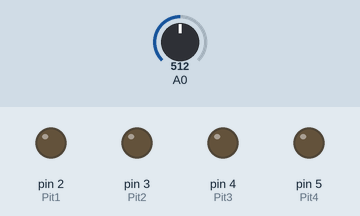
Bench run of a sketch on a simulated Arduino Uno, built with avr-gcc and run on an emulated ATmega328P. Shown: output pins drawn as LEDs (lit = HIGH). Inputs (shaded band) come from the test bench; at power-on: A0 = 512.

Above: at 1.2 s.
1.3 s: A0 set to 863
2.8 s: A0 set to 870
At 3.1 s:
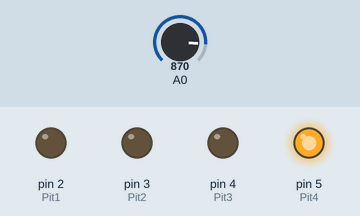
4.3 s: A0 set to 1000
At 5.5 s:
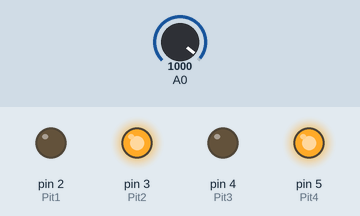
5.8 s: A0 set to 1018
At 6.8 s:
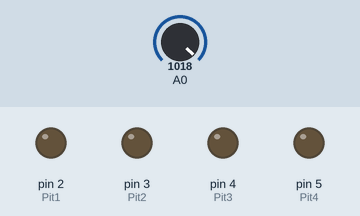
7.3 s: A0 set to 1015
At 8.0 s:
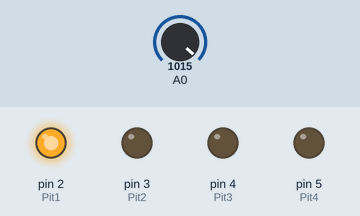
8.8 s: A0 set to 1023
At 9.2 s:
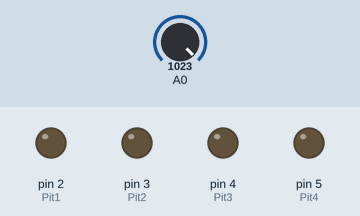
Timing chart, 0 to 11.3 s (numbered marks = the images above; inputs shaded):
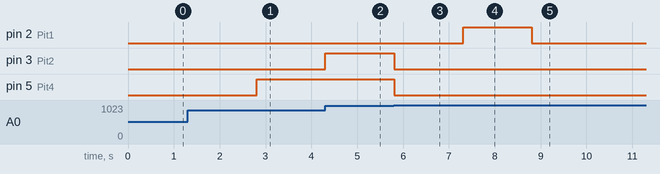

Measured:
- the behaviour switches between 869 and 870 on A0 (found by bisection; images 0 and 1)
- the behaviour switches between 1016 and 1015 on A0 (found by bisection; images 3 and 4)
- after the input at 1.3 s, every drawn part: stays the same
- after the input at 2.8 s, pin 5 (Pit4): LOW → HIGH at once
- after the input at 4.3 s, pin 3 (Pit2): LOW → HIGH at once
- after the input at 5.8 s, pin 3 (Pit2), pin 5 (Pit4): HIGH → LOW at once
- after the input at 7.3 s, pin 2 (Pit1): LOW → HIGH at once
- after the input at 8.8 s, pin 2 (Pit1): HIGH → LOW at once

The sketch:

Code.ino
```cpp
// Initial Date:  09-09-2016
// Project name:  Broodrooster Prime
// Filename:      kookplaat
// Description:   Building a stove


const int Pit1 = 2;
const int Pit2 = 3;
const int Pit3 = 4;
const int Pit4 = 5;

int buttonValue;

void setup()
{
  pinMode(Pit1, OUTPUT);
  pinMode(Pit2, OUTPUT);
  pinMode(Pit3, OUTPUT);
  pinMode(Pit4, OUTPUT);
}

void loop()
{
  buttonValue = analogRead(A0);

  if (buttonValue>=1010 && buttonValue<=1015){
    digitalWrite(Pit1, HIGH);
  }

  else if (buttonValue>=1000 && buttonValue<=1008){
    digitalWrite(Pit2, HIGH);
  }

  else if (buttonValue>=990  && buttonValue<=998){
    digitalWrite(Pit3, HIGH);
  }

  else if (buttonValue>=870  && buttonValue<=880){
    digitalWrite(Pit4, HIGH);
  }

  else{
    digitalWrite(Pit1, LOW);
      digitalWrite(Pit2, LOW);
      digitalWrite(Pit3, LOW);
      digitalWrite(Pit4, LOW);
  }
  delay(100);
}
```
